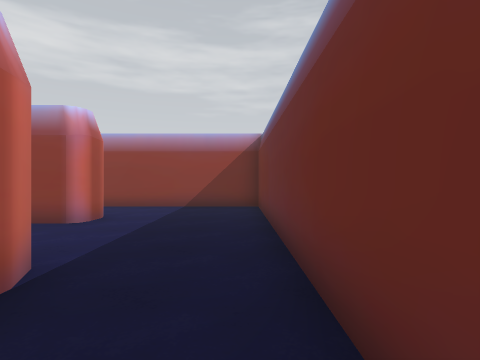
view 1 (above)

16 first-person views from a walk through a scene from a Unity 3-D project. The camera is 1.2 m above the floor, looks level and sees 80° across. The floor is counted in squares, 1.38 m on a side. Each view is taken from the middle of a square. On the plan, view 1 faces up. The plan holds only what a view shows up to about 11 squares ahead; the rest is blank. The player character is not drawn.

view 2
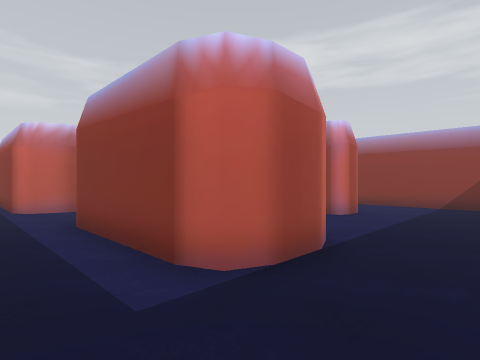

view 3
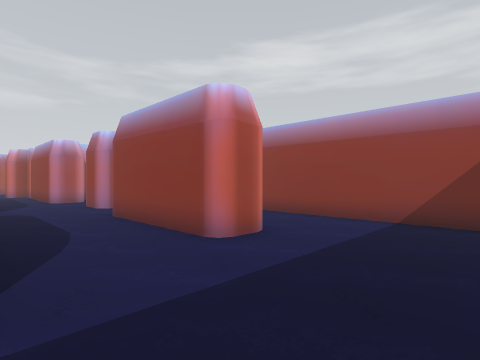

view 4
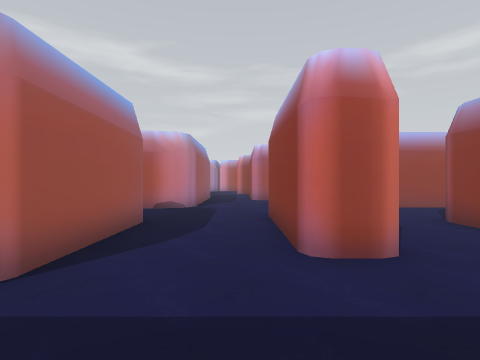

view 5
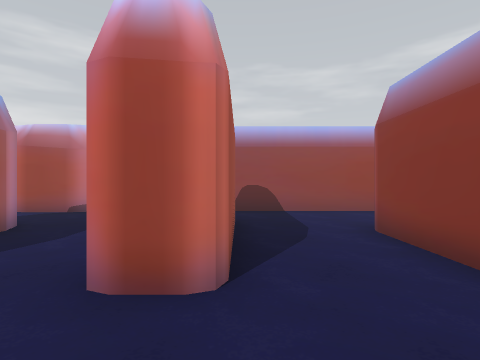

view 6
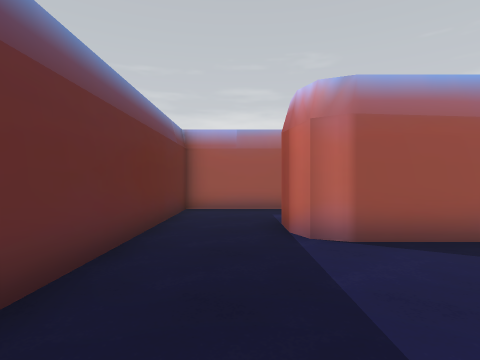

view 7
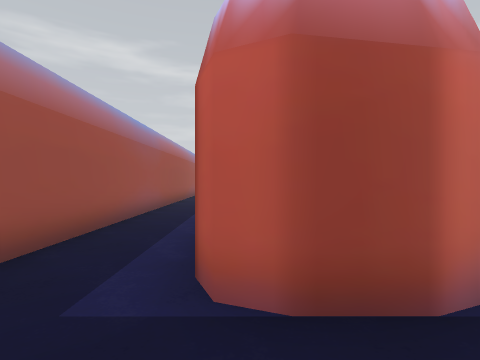

view 8
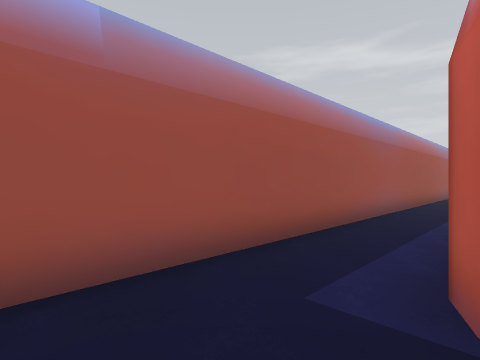

view 9
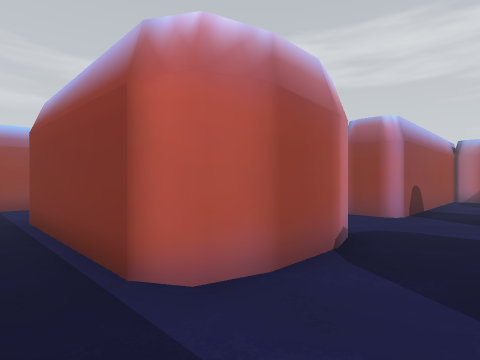

view 10
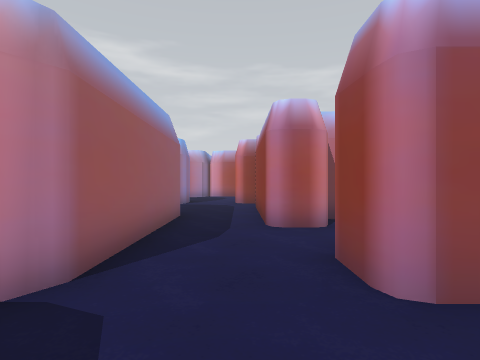

view 11
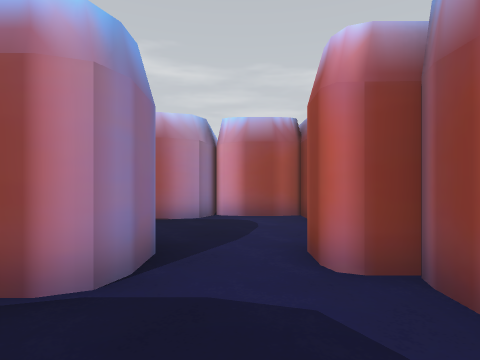

view 12
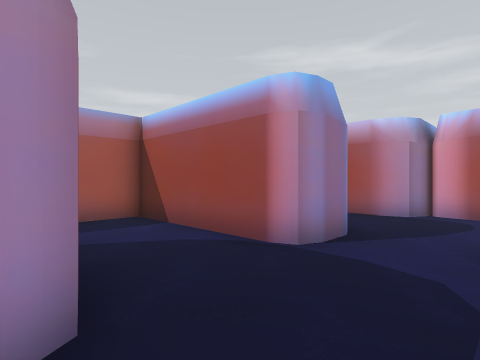

view 13
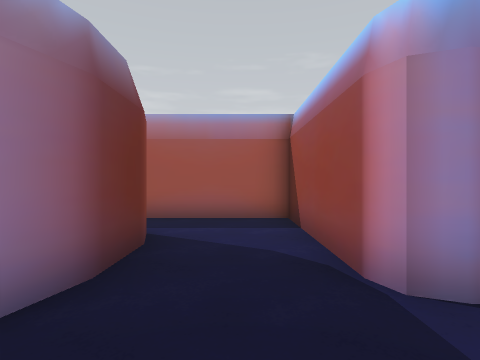

view 14
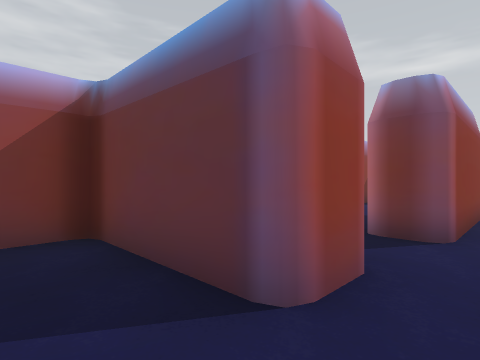

view 15
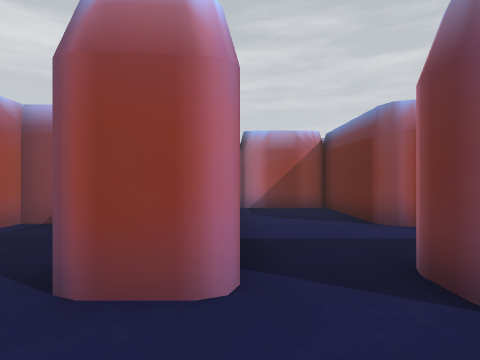

view 16
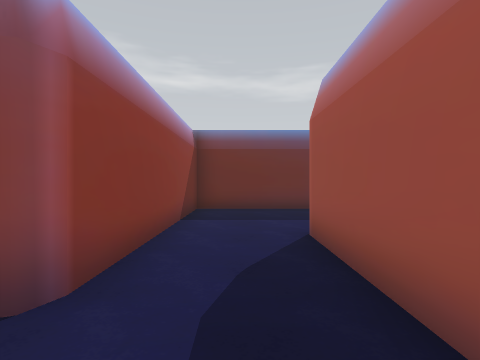

### Floor plan
Key: @ floor where view 1 was taken; # wall or solid block; . floor; O other object.
Columns run from 23 left of view 1 to 1 right of it. Each row starts with its distance up from view 1.
 14               O O
 13               O###
 12               #..#
 11               #..#
 10           #####..########
  9           ...##.........#
  8           ...##.........#
  7       O   ...##.####....#
  6  #O ##OO#O#..##.O###....#
  5  O..#O..................#
  4  O......................#
  3 ##...#...######..#####..#
  2  #.. ##..#    #..#####..#
  1       #..#   ##..####O..#
  0       #..#####.........@#
 -1       #.................O
 -2       ###################

Where each view was taken, in squares from view 1:
view 1: 0 up, 0 right, facing up
view 2: 1 down, 0 right, facing up-left
view 3: 3 up, 0 right, facing up-left
view 4: 5 up, 0 right, facing left
view 5: 7 up, 1 left, facing left
view 6: 7 up, 1 left, facing down
view 7: 1 up, 0 right, facing left
view 8: 1 up, 0 right, facing down-left
view 9: 1 down, 7 left, facing up-left
view 10: 5 up, 7 left, facing left
view 11: 4 up, 15 left, facing left
view 12: 5 up, 14 left, facing down-left
view 13: 5 up, 16 left, facing down
view 14: 5 up, 12 left, facing up-right
view 15: 4 up, 9 left, facing up
view 16: 8 up, 8 left, facing right
